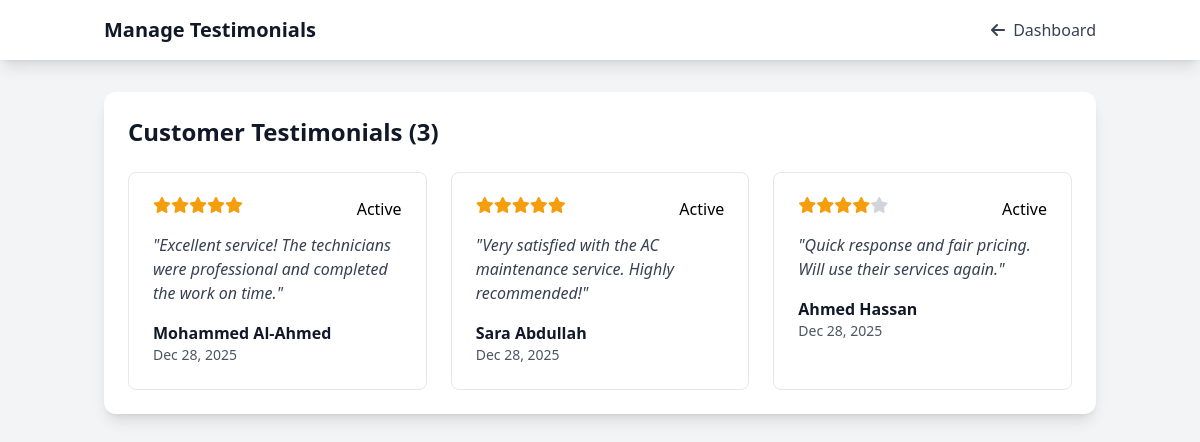
/admin/testimonials.php (signed in), run on the app's committed database.
### tables this page shows
CREATE TABLE IF NOT EXISTS testimonials (
    id INT AUTO_INCREMENT PRIMARY KEY,
    name VARCHAR(255) NOT NULL,
    name_ar VARCHAR(255),
    position VARCHAR(255),
    message TEXT NOT NULL,
    message_ar TEXT,
    rating INT DEFAULT 5 CHECK (rating >= 1 AND rating <= 5),
    image VARCHAR(255),
    status ENUM('active', 'inactive') DEFAULT 'active',
    created_at TIMESTAMP DEFAULT CURRENT_TIMESTAMP,
    INDEX idx_status (status)
);

### includes/database.php (called while the page is built, shortened)
<?php
class Database {
    private static $instance = null;
    private $conn;
    private function __construct() {
        try {
            $this->conn = new mysqli(DB_HOST, DB_USER, DB_PASS, DB_NAME);
            $this->conn->set_charset("utf8mb4");
        } catch (Exception $e) {
            die("Database connection error: " . $e->getMessage());
        }
    }
    public static function getInstance() {
        if (self::$instance === null) {
            self::$instance = new Database();
        }
        return self::$instance;
    }
    public function query($sql, $params = []) {
        $stmt = $this->conn->prepare($sql);
        $stmt->execute();
        return $stmt;
    }
    public function fetchAll($sql, $params = []) {
        $stmt = $this->query($sql, $params);
        $result = $stmt->get_result();
        return $result->fetch_all(MYSQLI_ASSOC);
    }
}
?>

### admin/testimonials.php (the view, shortened to what this page needs)
<?php
require_once __DIR__ . '/../includes/database.php';
$db = Database::getInstance();
$testimonials = $db->fetchAll("SELECT * FROM testimonials ORDER BY created_at DESC");
require_once __DIR__ . '/includes/header.php';
?>
<div class="min-h-screen bg-gray-100">
    <nav class="bg-white shadow-lg">
        <div class="container mx-auto px-4">
            <div class="flex justify-between items-center py-4">
                <h1 class="text-xl font-bold text-gray-900">Manage Testimonials</h1>
                <div class="flex items-center space-x-4">
                    <a href="<?= SITE_URL ?>/admin/dashboard.php" class="text-gray-700 hover:text-primary-600">
                        <i class="fas fa-arrow-left mr-1"></i> Dashboard
                    </a>
                </div>
            </div>
        </div>
    </nav>
    <div class="container mx-auto px-4 py-8">
        <div class="bg-white rounded-xl shadow-lg p-6">
            <h2 class="text-2xl font-bold text-gray-900 mb-6">Customer Testimonials (<?= count($testimonials) ?>)</h2>
            <div class="grid md:grid-cols-2 lg:grid-cols-3 gap-6">
                <?php foreach ($testimonials as $test): ?>
                <div class="border border-gray-200 rounded-lg p-6">
                    <div class="flex justify-between items-start mb-3">
                        <div class="flex text-gold-500">
                            <?php for ($i = 0; $i < 5; $i++): ?>
                                <i class="fas fa-star <?= $i < $test['rating'] ? '' : 'text-gray-300' ?>"></i>
                            <?php endfor; ?>
                        </div>
                        <span class="badge badge-<?= $test['status'] ?>">
                            <?= ucfirst($test['status']) ?>
                        </span>
                    </div>
                    <p class="text-gray-700 italic mb-4">"<?= htmlspecialchars($test['message']) ?>"</p>
                    <h4 class="font-bold text-gray-900"><?= htmlspecialchars($test['name']) ?></h4>
                    <p class="text-sm text-gray-600"><?= date('M d, Y', strtotime($test['created_at'])) ?></p>
                </div>
                <?php endforeach; ?>
            </div>
        </div>
    </div>
</div>
<?php require_once __DIR__ . '/../includes/footer.php'; ?>

### data on the page
testimonials: rating 5 (drawn), status "Active", message "Excellent service! The technicians were professional and completed the work on time.", name "Mohammed Al-Ahmed", created_at "Dec 28, 2025"
testimonials: rating 5 (drawn), status "Active", message "Very satisfied with the AC maintenance service. Highly recommended!", name "Sara Abdullah", created_at "Dec 28, 2025"
testimonials: rating 4 (drawn), status "Active", message "Quick response and fair pricing. Will use their services again.", name "Ahmed Hassan", created_at "Dec 28, 2025"

### other printed values
count($testimonials) "3"
